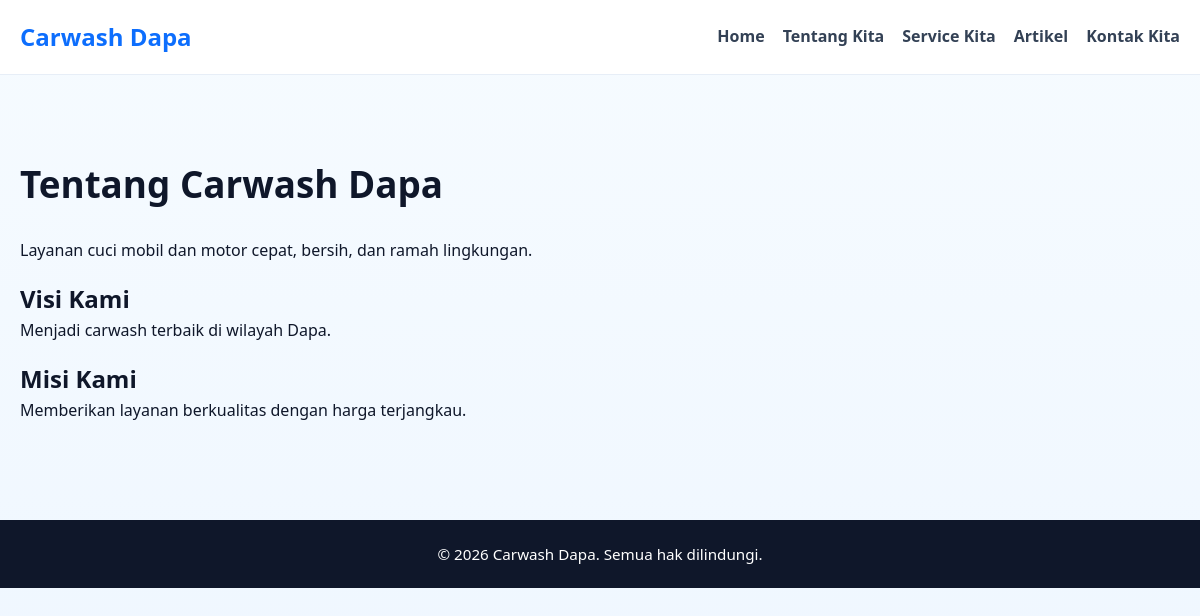
The page /Frontend/tentang.php on the database as committed earlier.
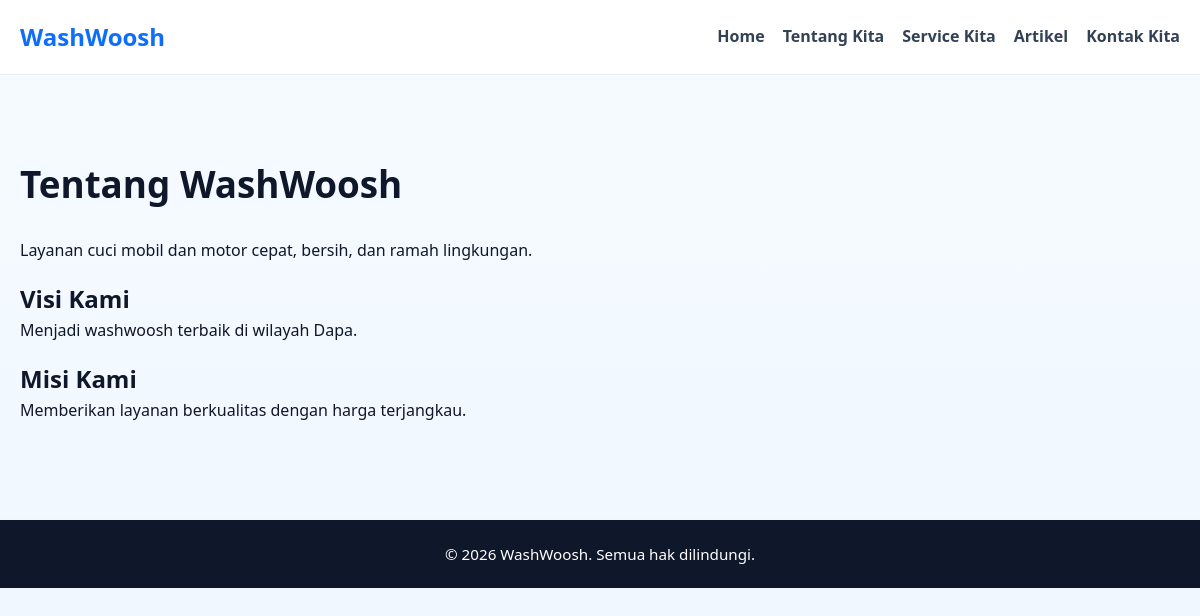
The same page on the database as committed later.
### tables this page shows
CREATE TABLE tb_company_profile (
  id INT UNSIGNED AUTO_INCREMENT PRIMARY KEY,
  nama_perusahaan VARCHAR(150) NOT NULL,
  logo VARCHAR(255) DEFAULT NULL,
  alamat TEXT NOT NULL,
  no_telp VARCHAR(50) NOT NULL,
  email VARCHAR(100) NOT NULL,
  jam_operasional VARCHAR(100) NOT NULL,
  deskripsi TEXT,
  visi TEXT,
  misi TEXT,
  updated_at TIMESTAMP NOT NULL DEFAULT CURRENT_TIMESTAMP ON UPDATE CURRENT_TIMESTAMP
);

### Frontend/includes/company_data.php (called while the page is built)
<?php
require_once dirname(__DIR__, 2) . '/config/koneksi.php';
$company = [
    'id' => null,
    'nama_perusahaan' => 'WashWoosh',
    'logo' => null,
    'alamat' => 'Jl. Contoh No.123, Kecamatan Dapa',
    'no_telp' => '+62 812 3456 7890',
    'email' => 'info@washwoosh.com',
    'jam_operasional' => 'Senin - Minggu 08:00 - 19:00',
    'deskripsi' => 'Layanan cuci kendaraan modern yang cepat, bersih, dan ramah lingkungan.',
    'visi' => 'Menjadi layanan cuci kendaraan pilihan utama di kawasan kami.',
    'misi' => 'Memberikan layanan berkualitas dengan harga terjangkau dan pelayanan terbaik.'
];
try {
    $stmt = $pdo->query('SELECT * FROM tb_company_profile ORDER BY updated_at DESC LIMIT 1');
    $companyRow = $stmt->fetch();
    if ($companyRow) {
        $company = array_merge($company, $companyRow);
    }
} catch (PDOException $e) {
}
?>

### Frontend/tentang.php (the view, shortened to what this page needs)
<?php
require_once 'includes/company_data.php';
?>
<!DOCTYPE html>
<html lang="id">
<head>
    <link rel="stylesheet" href="assets/css/style.css">
</head>
<body>
    <header class="site-header">
        <div class="container header-inner">
            <a class="logo" href="index.php"><?= htmlspecialchars($company['nama_perusahaan'] ?? 'WashWoosh') ?></a>
            <nav class="site-nav">
                <a href="index.php">Home</a>
                <a href="tentang.php">Tentang Kita</a>
                <a href="service.php">Service Kita</a>
                <a href="artikel.php">Artikel</a>
                <a href="kontak.php">Kontak Kita</a>
            </nav>
        </div>
    </header>
    <main class="container">
        <section class="page-section">
            <h1>Tentang <?= htmlspecialchars($company['nama_perusahaan'] ?? 'WashWoosh') ?></h1>
            <p><?= htmlspecialchars($company['deskripsi'] ?? 'Perusahaan cuci kendaraan yang fokus pada kualitas, efisiensi, dan pengalaman pelanggan terbaik.') ?></p>
            <h2>Visi Kami</h2>
            <p><?= htmlspecialchars($company['visi'] ?? 'Menjadi pusat perawatan kendaraan populer dan tepercaya di komunitas lokal.') ?></p>
            <h2>Misi Kami</h2>
            <p><?= htmlspecialchars($company['misi'] ?? 'Menyediakan layanan cuci kendaraan yang nyaman, cepat, dan ramah lingkungan untuk semua pelanggan kami.') ?></p>
        </section>
    </main>
    <footer class="site-footer">
        <div class="container">
            <p>&copy; <?= date('Y') ?> <?= htmlspecialchars($company['nama_perusahaan'] ?? 'WashWoosh') ?>. Semua hak dilindungi.</p>
        </div>
    </footer>
</body>
</html>

Rows that differ between the two databases and show on the page:
changed tb_company_profile "Layanan cuci mobil dan motor cepat, bersih, dan ramah lingkungan.": nama_perusahaan "Carwash Dapa" → "WashWoosh"; visi "Menjadi carwash terbaik di wilayah Dapa." → "Menjadi washwoosh terbaik di wilayah Dapa."
